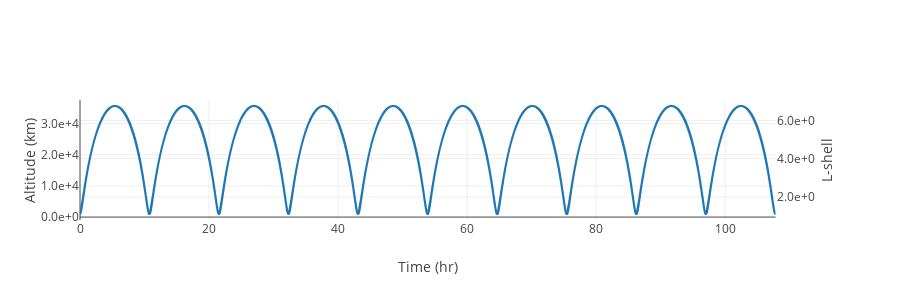

The notebook cell this image was saved under:
### Markdown cell above
## Import SPENVIS trajectory

### Code cell
### read spenvis trajectory
ephem = environment.read_spenvis(f'{project_dir}/spenvis/spenvis_sao.txt')[1]['DF']
ephem['L-shell'] = environment.read_spenvis(f'{project_dir}/spenvis/spenvis_spp.txt')[1]['DF']['L (!8R!3!dE!n)']
ephem.index = pd.to_timedelta(ephem['MJD (days)']-int(ephem['MJD (days)'][0]),unit='days')
ephem.index = pd.Series(ephem.index,name='Time (hr)').dt.seconds / 3600

### repeat orbits
ephem.index = pd.Series(ephem.index).diff().bfill()
ephem.loc[:,'Orbit'] = 0
for o in range(1,orbits):
    orbit = ephem.loc[ephem['Orbit'] == 0]
    orbit.loc[:,'Orbit'] = o
    ephem = pd.concat([ephem,orbit])
ephem.index = np.around(pd.Series(ephem.index).cumsum() - ephem.index[0],5)
ephem.to_csv(f'{project_dir}/tables/ephem.csv')
display(ephem)
fig = make_subplots(specs=[[{"secondary_y": True}]])
altitude = px.line(ephem['Altitude (km)'])
mcilwain = px.line(ephem['L-shell']).update_traces(yaxis='y2')
fig.add_traces(altitude.data + mcilwain.data)
fig.update_yaxes(title='Altitude (km)')
fig.update_yaxes(title='L-shell',secondary_y=True)
fig.update_xaxes(title='Time (hr)')
fig.update_layout(showlegend=False,height=300)
fig.write_image(f'{project_dir}/figures/altitude.png',scale=3)
fig.show()

### Figure 1 — Plotly figure (JSON) as saved in the notebook; plotly's stock layout.template omitted (floating-point values rounded to 4 significant figures; data arrays with more than 128 entries replaced by an {"elided": "..."} marker saying what was removed)
{"data": [{"hovertemplate": "variable=Altitude (km)<br>Time (hr)=%{x}<br>value=%{y}<extra></extra>", "legendgroup": "Altitude (km)", "line": {"color": "#1F77B4", "dash": "solid"}, "marker": {"symbol": "circle"}, "mode": "lines", "name": "Altitude (km)", "showlegend": true, "type": "scattergl", "x": {"elided": "3110 float values"}, "xaxis": "x", "y": {"elided": "3110 float values"}, "yaxis": "y"}, {"hovertemplate": "variable=L-shell<br>Time (hr)=%{x}<br>value=%{y}<extra></extra>", "legendgroup": "L-shell", "line": {"color": "#1F77B4", "dash": "solid"}, "marker": {"symbol": "circle"}, "mode": "lines", "name": "L-shell", "showlegend": true, "type": "scattergl", "x": {"elided": "3110 float values"}, "xaxis": "x", "y": {"elided": "3110 float values"}, "yaxis": "y2"}], "layout": {"height": 300, "showlegend": false, "xaxis": {"anchor": "y", "domain": [0, 0.94], "title": {"text": "Time (hr)"}}, "yaxis": {"anchor": "x", "domain": [0, 1], "title": {"text": "Altitude (km)"}}, "yaxis2": {"anchor": "x", "overlaying": "y", "side": "right", "title": {"text": "L-shell"}}}}
